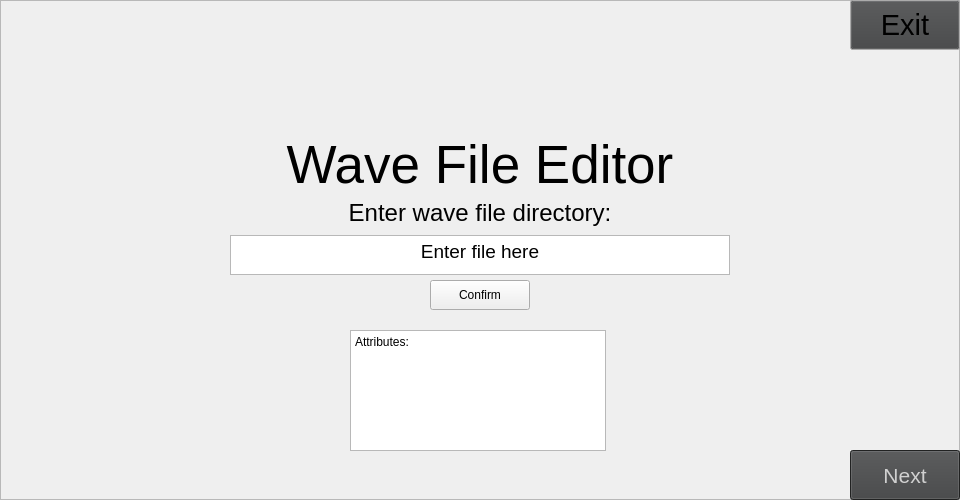
   <widget class="QFrame" name="screen_1">
    <property name="enabled">
     <bool>true</bool>
    </property>
    <property name="geometry">
     <rect>
      <x>0</x>
      <y>0</y>
      <width>960</width>
      <height>500</height>
     </rect>
    </property>
    <property name="acceptDrops">
     <bool>false</bool>
    </property>
    <property name="autoFillBackground">
     <bool>true</bool>
    </property>
    <property name="frameShape">
     <enum>QFrame::StyledPanel</enum>
    </property>
    <property name="frameShadow">
     <enum>QFrame::Raised</enum>
    </property>
    <widget class="QLabel" name="directory_1">
     <property name="geometry">
      <rect>
       <x>230</x>
       <y>195</y>
       <width>500</width>
       <height>35</height>
      </rect>
     </property>
     <property name="font">
      <font>
       <pointsize>18</pointsize>
      </font>
     </property>
     <property name="text">
      <string>Enter wave file directory:</string>
     </property>
     <property name="alignment">
      <set>Qt::AlignCenter</set>
     </property>
    </widget>
    <widget class="QPushButton" name="exit_1">
     <property name="geometry">
      <rect>
       <x>850</x>
       <y>0</y>
       <width>110</width>
       <height>50</height>
      </rect>
     </property>
     <property name="palette">
      <palette>
       <active>
        <colorrole role="Button">
         <brush brushstyle="SolidPattern">
          <color alpha="255">
           <red>35</red>
           <green>35</green>
           <blue>35</blue>
          </color>
         </brush>
        </colorrole>
       </active>
       <inactive>
        <colorrole role="Button">
         <brush brushstyle="SolidPattern">
          <color alpha="255">
           <red>64</red>
           <green>65</green>
           <blue>66</blue>
          </color>
         </brush>
        </colorrole>
       </inactive>
       <disabled>
        <colorrole role="Button">
         <brush brushstyle="SolidPattern">
          <color alpha="255">
           <red>35</red>
           <green>35</green>
           <blue>35</blue>
          </color>
         </brush>
        </colorrole>
       </disabled>
      </palette>
     </property>
     <property name="font">
      <font>
       <family>Segoe UI</family>
       <pointsize>22</pointsize>
       <bold>false</bold>
      </font>
     </property>
     <property name="text">
      <string>Exit</string>
     </property>
     <property name="iconSize">
      <size>
       <width>16</width>
       <height>16</height>
      </size>
     </property>
     <property name="checkable">
      <bool>false</bool>
     </property>
    </widget>
    <widget class="QTextEdit" name="input_1">
     <property name="geometry">
      <rect>
       <x>230</x>
       <y>235</y>
       <width>500</width>
       <height>40</height>
      </rect>
     </property>
     <property name="font">
      <font>
       <pointsize>12</pointsize>
      </font>
     </property>
     <property name="autoFillBackground">
      <bool>true</bool>
     </property>
     <property name="html">
      <string>&lt;!DOCTYPE HTML PUBLIC &quot;-//W3C//DTD HTML 4.0//EN&quot; &quot;http://www.w3.org/TR/REC-html40/strict.dtd&quot;&gt;
&lt;html&gt;&lt;head&gt;&lt;meta name=&quot;qrichtext&quot; content=&quot;1&quot; /&gt;&lt;meta charset=&quot;utf-8&quot; /&gt;&lt;style type=&quot;text/css&quot;&gt;
p, li { white-space: pre-wrap; }
&lt;/style&gt;&lt;/head&gt;&lt;body style=&quot; font-family:'Segoe UI'; font-size:12pt; font-weight:400; font-style:normal;&quot;&gt;
&lt;p align=&quot;center&quot; style=&quot; margin-top:0px; margin-bottom:0px; margin-left:0px; margin-right:0px; -qt-block-indent:0; text-indent:0px;&quot;&gt;&lt;span style=&quot; font-size:14pt;&quot;&gt;Enter file here&lt;/span&gt;&lt;/p&gt;&lt;/body&gt;&lt;/html&gt;</string>
     </property>
    </widget>
    <widget class="QLabel" name="welcome_1">
     <property name="geometry">
      <rect>
       <x>275</x>
       <y>140</y>
       <width>410</width>
       <height>50</height>
      </rect>
     </property>
     <property name="font">
      <font>
       <pointsize>40</pointsize>
      </font>
     </property>
     <property name="frameShape">
      <enum>QFrame::NoFrame</enum>
     </property>
     <property name="text">
      <string>Wave File Editor</string>
     </property>
     <property name="alignment">
      <set>Qt::AlignCenter</set>
     </property>
    </widget>
    <widget class="QPushButton" name="confirm_1">
     <property name="geometry">
      <rect>
       <x>430</x>
       <y>280</y>
       <width>100</width>
       <height>30</height>
      </rect>
     </property>
     <property name="text">
      <string>Confirm</string>
     </property>
    </widget>
    <widget class="QTextBrowser" name="attributes_1">
     <property name="geometry">
      <rect>
       <x>350</x>
       <y>330</y>
       <width>256</width>
       <height>121</height>
      </rect>
     </property>
     <property name="html">
      <string>&lt;!DOCTYPE HTML PUBLIC &quot;-//W3C//DTD HTML 4.0//EN&quot; &quot;http://www.w3.org/TR/REC-html40/strict.dtd&quot;&gt;
&lt;html&gt;&lt;head&gt;&lt;meta name=&quot;qrichtext&quot; content=&quot;1&quot; /&gt;&lt;meta charset=&quot;utf-8&quot; /&gt;&lt;style type=&quot;text/css&quot;&gt;
p, li { white-space: pre-wrap; }
&lt;/style&gt;&lt;/head&gt;&lt;body style=&quot; font-family:'Segoe UI'; font-size:9pt; font-weight:400; font-style:normal;&quot;&gt;
&lt;p style=&quot; margin-top:0px; margin-bottom:0px; margin-left:0px; margin-right:0px; -qt-block-indent:0; text-indent:0px;&quot;&gt;Attributes:&lt;/p&gt;&lt;/body&gt;&lt;/html&gt;</string>
     </property>
    </widget>
    <widget class="QPushButton" name="next_1">
     <property name="geometry">
      <rect>
       <x>850</x>
       <y>450</y>
       <width>110</width>
       <height>50</height>
      </rect>
     </property>
     <property name="palette">
      <palette>
       <active>
        <colorrole role="WindowText">
         <brush brushstyle="SolidPattern">
          <color alpha="255">
           <red>255</red>
           <green>255</green>
           <blue>255</blue>
          </color>
         </brush>
        </colorrole>
        <colorrole role="Button">
         <brush brushstyle="SolidPattern">
          <color alpha="255">
           <red>95</red>
           <green>0</green>
           <blue>102</blue>
          </color>
         </brush>
        </colorrole>
        <colorrole role="Light">
         <brush brushstyle="SolidPattern">
          <color alpha="255">
           <red>39</red>
           <green>39</green>
           <blue>39</blue>
          </color>
         </brush>
        </colorrole>
        <colorrole role="Midlight">
         <brush brushstyle="SolidPattern">
          <color alpha="255">
           <red>36</red>
           <green>37</green>
           <blue>37</blue>
          </color>
         </brush>
        </colorrole>
        <colorrole role="Dark">
         <brush brushstyle="SolidPattern">
          <color alpha="255">
           <red>15</red>
           <green>15</green>
           <blue>15</blue>
          </color>
         </brush>
        </colorrole>
        <colorrole role="Mid">
         <brush brushstyle="SolidPattern">
          <color alpha="255">
           <red>200</red>
           <green>0</green>
           <blue>255</blue>
          </color>
         </brush>
        </colorrole>
        <colorrole role="Text">
         <brush brushstyle="SolidPattern">
          <color alpha="255">
           <red>255</red>
           <green>255</green>
           <blue>255</blue>
          </color>
         </brush>
        </colorrole>
        <colorrole role="BrightText">
         <brush brushstyle="SolidPattern">
          <color alpha="255">
           <red>255</red>
           <green>255</green>
           <blue>255</blue>
          </color>
         </brush>
        </colorrole>
        <colorrole role="ButtonText">
         <brush brushstyle="SolidPattern">
          <color alpha="255">
           <red>255</red>
           <green>255</green>
           <blue>255</blue>
          </color>
         </brush>
        </colorrole>
        <colorrole role="Base">
         <brush brushstyle="SolidPattern">
          <color alpha="255">
           <red>0</red>
           <green>0</green>
           <blue>0</blue>
          </color>
         </brush>
        </colorrole>
        <colorrole role="Window">
         <brush brushstyle="SolidPattern">
          <color alpha="255">
           <red>29</red>
           <green>30</green>
           <blue>30</blue>
          </color>
         </brush>
        </colorrole>
        <colorrole role="Shadow">
         <brush brushstyle="SolidPattern">
          <color alpha="255">
           <red>0</red>
           <green>0</green>
           <blue>0</blue>
          </color>
         </brush>
        </colorrole>
        <colorrole role="Highlight">
         <brush brushstyle="SolidPattern">
          <color alpha="255">
           <red>169</red>
           <green>2</green>
           <blue>206</blue>
          </color>
         </brush>
        </colorrole>
        <colorrole role="AlternateBase">
         <brush brushstyle="SolidPattern">
          <color alpha="255">
           <red>14</red>
           <green>15</green>
           <blue>15</blue>
          </color>
         </brush>
        </colorrole>
        <colorrole role="ToolTipBase">
         <brush brushstyle="SolidPattern">
          <color alpha="255">
           <red>255</red>
           <green>255</green>
           <blue>220</blue>
          </color>
         </brush>
        </colorrole>
        <colorrole role="ToolTipText">
         <brush brushstyle="SolidPattern">
          <color alpha="255">
           <red>0</red>
           <green>0</green>
           <blue>0</blue>
          </color>
         </brush>
        </colorrole>
       </active>
       <inactive>
        <colorrole role="WindowText">
         <brush brushstyle="SolidPattern">
          <color alpha="255">
           <red>208</red>
           <green>208</green>
           <blue>208</blue>
          </color>
         </brush>
        </colorrole>
        <colorrole role="Button">
         <brush brushstyle="SolidPattern">
          <color alpha="255">
           <red>64</red>
           <green>65</green>
           <blue>66</blue>
          </color>
         </brush>
        </colorrole>
        <colorrole role="Light">
         <brush brushstyle="SolidPattern">
          <color alpha="255">
           <red>255</red>
           <green>255</green>
           <blue>255</blue>
          </color>
         </brush>
        </colorrole>
        <colorrole role="Midlight">
         <brush brushstyle="SolidPattern">
          <color alpha="255">
           <red>227</red>
           <green>227</green>
           <blue>227</blue>
          </color>
         </brush>
        </colorrole>
        <colorrole role="Dark">
         <brush brushstyle="SolidPattern">
          <color alpha="255">
           <red>64</red>
           <green>65</green>
           <blue>66</blue>
          </color>
         </brush>
        </colorrole>
        <colorrole role="Mid">
         <brush brushstyle="SolidPattern">
          <color alpha="255">
           <red>160</red>
           <green>160</green>
           <blue>160</blue>
          </color>
         </brush>
        </colorrole>
        <colorrole role="Text">
         <brush brushstyle="SolidPattern">
          <color alpha="255">
           <red>208</red>
           <green>208</green>
           <blue>208</blue>
          </color>
         </brush>
        </colorrole>
        <colorrole role="BrightText">
         <brush brushstyle="SolidPattern">
          <color alpha="255">
           <red>255</red>
           <green>51</green>
           <blue>51</blue>
          </color>
         </brush>
        </colorrole>
        <colorrole role="ButtonText">
         <brush brushstyle="SolidPattern">
          <color alpha="255">
           <red>208</red>
           <green>208</green>
           <blue>208</blue>
          </color>
         </brush>
        </colorrole>
        <colorrole role="Base">
         <brush brushstyle="SolidPattern">
          <color alpha="255">
           <red>46</red>
           <green>47</green>
           <blue>48</blue>
          </color>
         </brush>
        </colorrole>
        <colorrole role="Window">
         <brush brushstyle="SolidPattern">
          <color alpha="255">
           <red>46</red>
           <green>47</green>
           <blue>48</blue>
          </color>
         </brush>
        </colorrole>
        <colorrole role="Shadow">
         <brush brushstyle="SolidPattern">
          <color alpha="255">
           <red>105</red>
           <green>105</green>
           <blue>105</blue>
          </color>
         </brush>
        </colorrole>
        <colorrole role="Highlight">
         <brush brushstyle="SolidPattern">
          <color alpha="255">
           <red>29</red>
           <green>84</green>
           <blue>92</blue>
          </color>
         </brush>
        </colorrole>
        <colorrole role="AlternateBase">
         <brush brushstyle="SolidPattern">
          <color alpha="255">
           <red>53</red>
           <green>54</green>
           <blue>55</blue>
          </color>
         </brush>
        </colorrole>
        <colorrole role="ToolTipBase">
         <brush brushstyle="SolidPattern">
          <color alpha="255">
           <red>64</red>
           <green>65</green>
           <blue>66</blue>
          </color>
         </brush>
        </colorrole>
        <colorrole role="ToolTipText">
         <brush brushstyle="SolidPattern">
          <color alpha="255">
           <red>208</red>
           <green>208</green>
           <blue>208</blue>
          </color>
         </brush>
        </colorrole>
       </inactive>
       <disabled>
        <colorrole role="WindowText">
         <brush brushstyle="SolidPattern">
          <color alpha="255">
           <red>15</red>
           <green>15</green>
           <blue>15</blue>
          </color>
         </brush>
        </colorrole>
        <colorrole role="Button">
         <brush brushstyle="SolidPattern">
          <color alpha="255">
           <red>95</red>
           <green>0</green>
           <blue>102</blue>
          </color>
         </brush>
        </colorrole>
        <colorrole role="Light">
         <brush brushstyle="SolidPattern">
          <color alpha="255">
           <red>39</red>
           <green>39</green>
           <blue>39</blue>
          </color>
         </brush>
        </colorrole>
        <colorrole role="Midlight">
         <brush brushstyle="SolidPattern">
          <color alpha="255">
           <red>36</red>
           <green>37</green>
           <blue>37</blue>
          </color>
         </brush>
        </colorrole>
        <colorrole role="Dark">
         <brush brushstyle="SolidPattern">
          <color alpha="255">
           <red>15</red>
           <green>15</green>
           <blue>15</blue>
          </color>
         </brush>
        </colorrole>
        <colorrole role="Mid">
         <brush brushstyle="SolidPattern">
          <color alpha="255">
           <red>200</red>
           <green>0</green>
           <blue>255</blue>
          </color>
         </brush>
        </colorrole>
        <colorrole role="Text">
         <brush brushstyle="SolidPattern">
          <color alpha="255">
           <red>15</red>
           <green>15</green>
           <blue>15</blue>
          </color>
         </brush>
        </colorrole>
        <colorrole role="BrightText">
         <brush brushstyle="SolidPattern">
          <color alpha="255">
           <red>255</red>
           <green>255</green>
           <blue>255</blue>
          </color>
         </brush>
        </colorrole>
        <colorrole role="ButtonText">
         <brush brushstyle="SolidPattern">
          <color alpha="255">
           <red>15</red>
           <green>15</green>
           <blue>15</blue>
          </color>
         </brush>
        </colorrole>
        <colorrole role="Base">
         <brush brushstyle="SolidPattern">
          <color alpha="255">
           <red>29</red>
           <green>30</green>
           <blue>30</blue>
          </color>
         </brush>
        </colorrole>
        <colorrole role="Window">
         <brush brushstyle="SolidPattern">
          <color alpha="255">
           <red>29</red>
           <green>30</green>
           <blue>30</blue>
          </color>
         </brush>
        </colorrole>
        <colorrole role="Shadow">
         <brush brushstyle="SolidPattern">
          <color alpha="255">
           <red>0</red>
           <green>0</green>
           <blue>0</blue>
          </color>
         </brush>
        </colorrole>
        <colorrole role="Highlight">
         <brush brushstyle="SolidPattern">
          <color alpha="255">
           <red>29</red>
           <green>84</green>
           <blue>92</blue>
          </color>
         </brush>
        </colorrole>
        <colorrole role="AlternateBase">
         <brush brushstyle="SolidPattern">
          <color alpha="255">
           <red>53</red>
           <green>54</green>
           <blue>55</blue>
          </color>
         </brush>
        </colorrole>
        <colorrole role="ToolTipBase">
         <brush brushstyle="SolidPattern">
          <color alpha="255">
           <red>64</red>
           <green>65</green>
           <blue>66</blue>
          </color>
         </brush>
        </colorrole>
        <colorrole role="ToolTipText">
         <brush brushstyle="SolidPattern">
          <color alpha="255">
           <red>208</red>
           <green>208</green>
           <blue>208</blue>
          </color>
         </brush>
        </colorrole>
       </disabled>
      </palette>
     </property>
     <property name="font">
      <font>
       <family>Segoe UI</family>
       <pointsize>16</pointsize>
       <bold>false</bold>
      </font>
     </property>
     <property name="text">
      <string>Next</string>
     </property>
     <property name="iconSize">
      <size>
       <width>16</width>
       <height>16</height>
      </size>
     </property>
     <property name="checkable">
      <bool>false</bool>
     </property>
    </widget>
   </widget>
